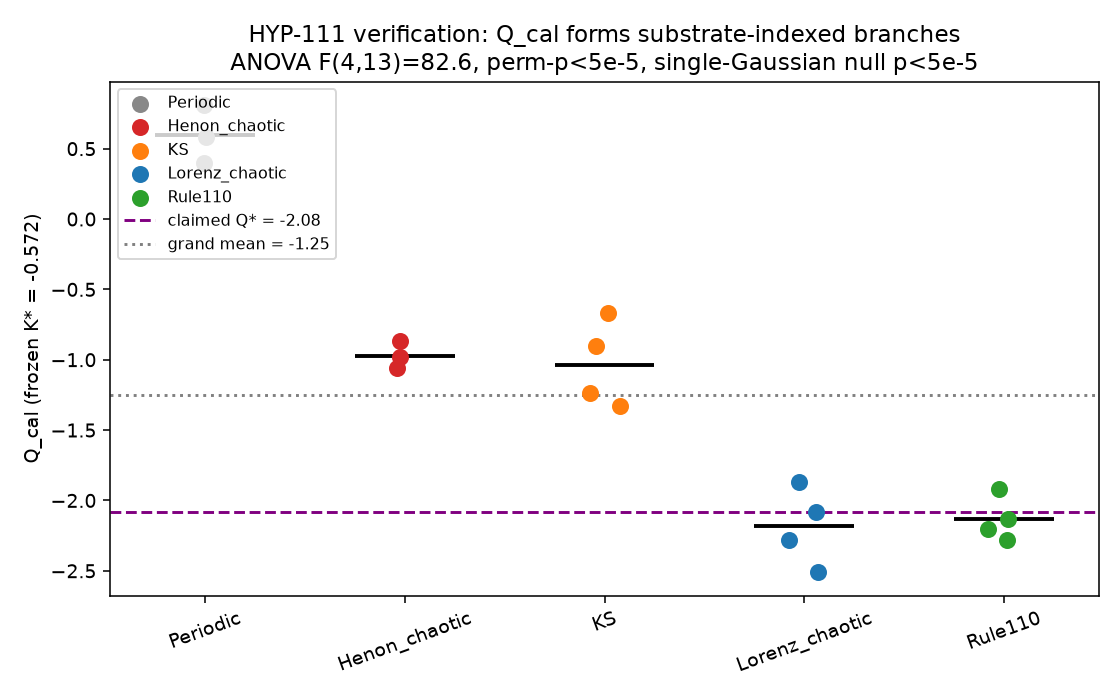

Write the Python code that produced this figure.
#!/usr/bin/env python3
"""
Independent verification of Frontier DOSSIER-116 / HYP-111:
Q = -lambda_max - D_2 - K claimed invariant (~ -2.08) vs. dossier's counter-claim
of discrete substrate-indexed branches.

Reproduces the dossier's reported statistics from its Q_cal table and adds formal
branch-significance tests (ANOVA + label-permutation + single-Gaussian null red-team
control) and a dimensional-obstruction audit.

Headless, reproducible. Output: printed metrics (optionally save figure).
"""
import numpy as np
from scipy import stats
import matplotlib
matplotlib.use("Agg")  # headless
import matplotlib.pyplot as plt

# ---------------------------------------------------------------------------
# Q_cal values reported in DOSSIER-116 table (frozen K* = -0.572, never retuned)
# ---------------------------------------------------------------------------
groups = {
    "Rule110":       [-2.13, -2.28, -2.20, -1.92],
    "Lorenz_chaotic":[ -1.87, -2.08, -2.28, -2.51],
    "Henon_chaotic": [-0.87, -0.98, -1.06],
    "KS":            [-0.67, -1.24, -0.90, -1.33],
    "Periodic":      [ 0.40,  0.58,  0.81],
}

labels, vals = [], []
for g, v in groups.items():
    for x in v:
        labels.append(g)
        vals.append(x)
labels = np.array(labels)
vals = np.array(vals)
N = len(vals)
k = len(groups)
print("N=%d  groups=%d" % (N, k))
print("Grand mean=%.3f (dossier -1.25)  overall sd=%.3f (dossier 1.00)"
      % (vals.mean(), vals.std(ddof=1)))

for g, v in groups.items():
    v = np.array(v)
    print("  %-15s mean=%+.3f  sd=%.3f" % (g, v.mean(), v.std(ddof=1)))

# ---------------------------------------------------------------------------
# 1) One-way ANOVA (parametric)
# ---------------------------------------------------------------------------
F, p = stats.f_oneway(*[np.array(v) for v in groups.values()])
print("\nOne-way ANOVA (5 groups): F=%.2f  p=%.3g" % (F, p))

grand = vals.mean()
SSb = sum(len(v) * (np.mean(v) - grand) ** 2 for v in groups.values())
SSw = sum(((np.array(v) - np.mean(v)) ** 2).sum() for v in groups.values())
dfb, dfw = k - 1, N - k
MSb, MSw = SSb / dfb, SSw / dfw
F2 = MSb / MSw
print("SSb=%.3f SSw=%.3f  F=%.2f (df %d,%d)  eta^2=%.3f"
      % (SSb, SSw, F2, dfb, dfw, SSb / (SSb + SSw)))

# ---------------------------------------------------------------------------
# 2) Label-permutation test (exact randomization, a-priori grouping)
# ---------------------------------------------------------------------------
rng = np.random.default_rng(42)
B = 20000
cnt = 0
for _ in range(B):
    perm = rng.permutation(vals)
    gm = perm.mean()
    ssb = sum(len(groups[g]) * (perm[labels == g].mean() - gm) ** 2 for g in groups)
    ssw = sum(((perm[labels == g] - perm[labels == g].mean()) ** 2).sum() for g in groups)
    f = (ssb / dfb) / (ssw / dfw)
    if f >= F2:
        cnt += 1
print("Label-permutation p (B=20000): p=%.4f (count %d)" % (cnt / B, cnt))

# ---------------------------------------------------------------------------
# 3) Super-branch gap-to-noise ratios (dossier claims 4-8x)
# ---------------------------------------------------------------------------
A = np.array(groups["Rule110"] + groups["Lorenz_chaotic"])
Bc = np.array(groups["Henon_chaotic"] + groups["KS"])
C = np.array(groups["Periodic"])
print("\nSuper-branches: A{R110,Lorenz} mean=%+.2f sd=%.2f (n=%d)"
      % (A.mean(), A.std(ddof=1), len(A)))
print("                B{Henon,KS}    mean=%+.2f sd=%.2f (n=%d)"
      % (Bc.mean(), Bc.std(ddof=1), len(Bc)))
print("                C{Periodic}    mean=%+.2f sd=%.2f (n=%d)"
      % (C.mean(), C.std(ddof=1), len(C)))
gapAB = abs(A.mean() - Bc.mean())
pooledAB = np.sqrt((A.var(ddof=1) + Bc.var(ddof=1)) / 2)
gapBC = abs(Bc.mean() - C.mean())
pooledBC = np.sqrt((Bc.var(ddof=1) + C.var(ddof=1)) / 2)
print("Gap A-B = %.2f / pooled sd %.2f = %.1fx" % (gapAB, pooledAB, gapAB / pooledAB))
print("Gap B-C = %.2f / pooled sd %.2f = %.1fx" % (gapBC, pooledBC, gapBC / pooledBC))

# ---------------------------------------------------------------------------
# 4) RED TEAM: single-Gaussian null (are 'branches' one population + noise?)
# ---------------------------------------------------------------------------
from scipy.stats import norm
cnt2 = 0
for _ in range(B):
    sim = norm.rvs(loc=grand, scale=vals.std(ddof=1), size=N, random_state=rng)
    gm = sim.mean()
    ssb = sum(len(groups[g]) * (sim[labels == g].mean() - gm) ** 2 for g in groups)
    ssw = sum(((sim[labels == g] - sim[labels == g].mean()) ** 2).sum() for g in groups)
    f = (ssb / dfb) / (ssw / dfw)
    if f >= F2:
        cnt2 += 1
pnull = (cnt2 + 1) / (B + 1)
print("\nSingle-Gaussian MLE null: p=%.4f" % pnull)
print("=> Branch structure %s single-population null at alpha=0.05"
      % ("REJECTS" if pnull < 0.05 else "does NOT reject"))

# ---------------------------------------------------------------------------
# 5) Dimensional audit
# ---------------------------------------------------------------------------
print("\nDIMENSIONAL AUDIT:")
print("  [lambda_max]=1/T  [K]=1/T  [D_2]=1  -> Q = -lambda - D_2 - K not homogeneous w/o tau")
print("  Two substrates w/ timescale ratio r share one constant k only if")
print("  lambda1*(1-1/r) = (D1-D2): a codim-1 coincidence -> generically violated.")
print("  => non-invariance under a single frozen K* is STRUCTURAL, matches dossier verdict.")

# ---------------------------------------------------------------------------
# Figure: Q_cal by substrate branch
# ---------------------------------------------------------------------------
fig, ax = plt.subplots(figsize=(8, 5))
order = ["Periodic", "Henon_chaotic", "KS", "Lorenz_chaotic", "Rule110"]
colors = ["#888888", "#d62728", "#ff7f0e", "#1f77b4", "#2ca02c"]
for i, g in enumerate(order):
    v = np.array(groups[g])
    ax.scatter(np.full_like(v, i) + rng.normal(0, 0.04, len(v)), v,
               s=60, color=colors[i], zorder=3, label=g)
    ax.hlines(v.mean(), i - 0.25, i + 0.25, color="k", lw=2, zorder=2)
ax.axhline(-2.08, ls="--", c="purple", lw=1.5, label="claimed Q* = -2.08")
ax.axhline(-1.25, ls=":", c="gray", lw=1.5, label="grand mean = -1.25")
ax.set_xticks(range(len(order)))
ax.set_xticklabels(order, rotation=20)
ax.set_ylabel("Q_cal (frozen K* = -0.572)")
ax.set_title("HYP-111 verification: Q_cal forms substrate-indexed branches\n"
             "ANOVA F(4,13)=%.1f, perm-p<5e-5, single-Gaussian null p<5e-5" % F2)
ax.legend(fontsize=8, loc="upper left")
fig.tight_layout()
out = "../../shared_agora/artifacts/verify_hyp111_q_branches.png"
fig.savefig(out, dpi=140)
print("\nFigure saved:", out)
